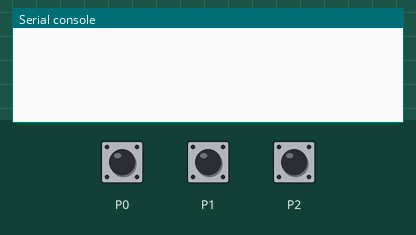
Simulated run of this program. Board: BBC micro:bit (MakeCode). On the bench: the last lines printed to the serial console. Inputs (shaded band) come from the test bench. Data-log rows are listed on the console.

Above: at 1.2 s.
1.3 s: touch pin P0 pressed for 0.15 s
At 1.8 s:
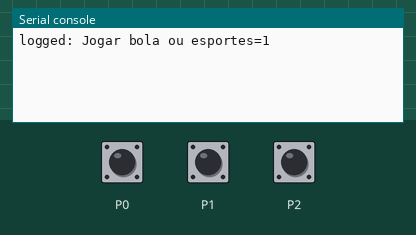
2.9 s: touch pin P1 pressed for 0.15 s
At 4.2 s:
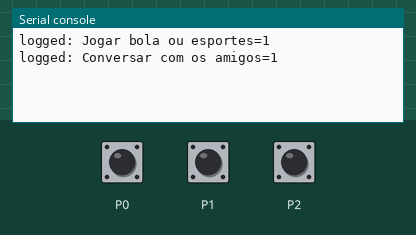
4.5 s: touch pin P2 pressed for 0.15 s
At 5.4 s:
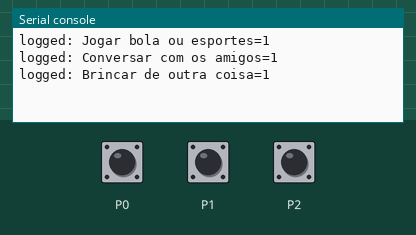

The program:

main.ts
```typescript
input.onPinPressed(TouchPin.P0, function () {
    datalogger.log(datalogger.createCV("Jogar bola ou esportes", 1))
})
input.onPinPressed(TouchPin.P2, function () {
    datalogger.log(datalogger.createCV("Brincar de outra coisa", 1))
})
input.onPinPressed(TouchPin.P1, function () {
    datalogger.log(datalogger.createCV("Conversar com os amigos", 1))
})
datalogger.setColumnTitles(
"Jogar bola ou esportes",
"Conversar com os amigos",
"Brincar de outra coisa"
)
```

test.ts
```typescript
// testes vão aqui; isto não será compilado quando este pacote for usado como uma extensão.
```

Measured:
- after the input at 1.3 s, the serial console: prints a new line after 0.15 s (image 1)
- after the input at 2.9 s, the serial console: prints a new line after 0.15 s (image 2)
- after the input at 4.5 s, the serial console: prints a new line after 0.15 s (image 3)
